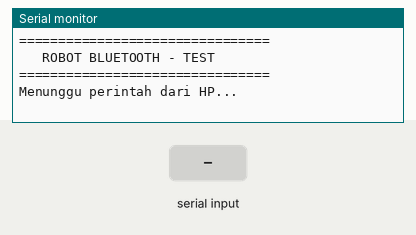
This sketch was run on a simulated Arduino Uno, built with avr-gcc and run on an emulated ATmega328P. On the bench: the last lines printed to the serial monitor. The test bench sets the inputs (shaded band).

Above: at 1.2 s.
1.3 s: "F" received over the second serial link
At 2.5 s:
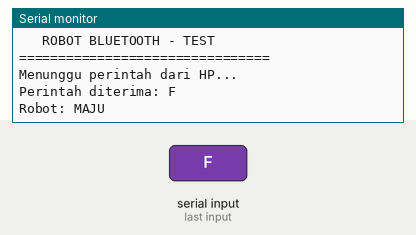
2.8 s: "B" received over the second serial link
At 3.7 s:
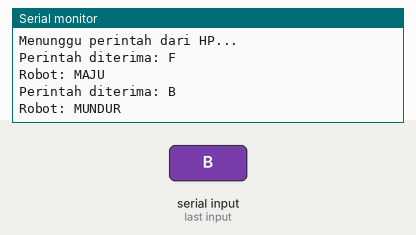
4.3 s: "L" received over the second serial link
At 4.9 s:
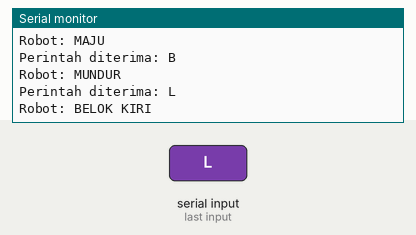
5.8 s: "R" received over the second serial link
At 7.0 s:
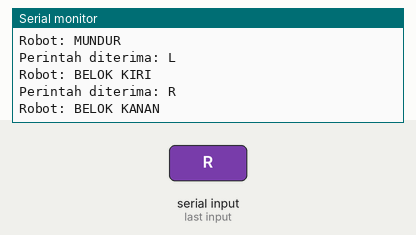
7.3 s: "S" received over the second serial link
At 8.4 s:
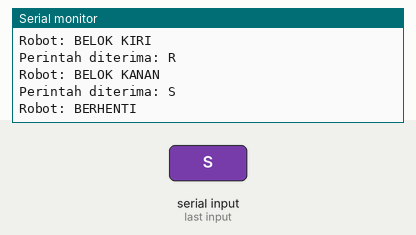
8.8 s: "U" received over the second serial link
At 9.5 s:
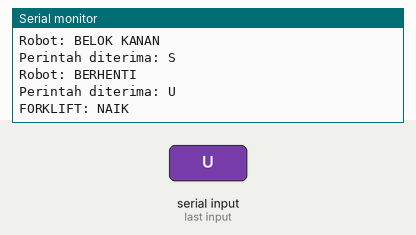

The sketch:

sketch_sep25a.ino
```cpp
#include <SoftwareSerial.h>


// PIN BLUETOOTH HC-05

const int BT_RX = 2;  // Arduino menerima data dari TXD HC-05
const int BT_TX = 3;  // Arduino mengirim data ke RXD HC-05

SoftwareSerial bluetooth(BT_RX, BT_TX);

char command;

void setup() {
  // Komunikasi dengan Serial Monitor
  Serial.begin(9600);

  // Komunikasi dengan HC-05
  bluetooth.begin(9600);

  Serial.println("================================");
  Serial.println("   ROBOT BLUETOOTH - TEST");
  Serial.println("================================");
  Serial.println("Menunggu perintah dari HP...");
}

void loop() {

  // Mengecek apakah ada data dari Bluetooth
  if (bluetooth.available()) {

    // Membaca satu karakter
    command = bluetooth.read();

    // Menampilkan karakter yang diterima
    Serial.print("Perintah diterima: ");
    Serial.println(command);

    // Memberikan keterangan berdasarkan perintah
    if (command == 'F') {
      Serial.println("Robot: MAJU");
    }
    else if (command == 'B') {
      Serial.println("Robot: MUNDUR");
    }
    else if (command == 'L') {
      Serial.println("Robot: BELOK KIRI");
    }
    else if (command == 'R') {
      Serial.println("Robot: BELOK KANAN");
    }
    else if (command == 'S') {
      Serial.println("Robot: BERHENTI");
    }
    else if (command == 'U') {
      Serial.println("FORKLIFT: NAIK");
    }
    else if (command == 'D') {
      Serial.println("FORKLIFT: TURUN");
    }
    else {
      Serial.println("Perintah tidak dikenal.");
    }
  }
}
```

Measured:
- after the input at 1.3 s, the serial monitor: prints a new line at once (image 1)
- after the input at 2.8 s, the serial monitor: prints a new line at once (image 2)
- after the input at 4.3 s, the serial monitor: prints a new line at once (image 3)
- after the input at 5.8 s, the serial monitor: prints a new line at once (image 4)
- after the input at 7.3 s, the serial monitor: prints a new line at once (image 5)
- after the input at 8.8 s, the serial monitor: prints a new line at once (image 6)
